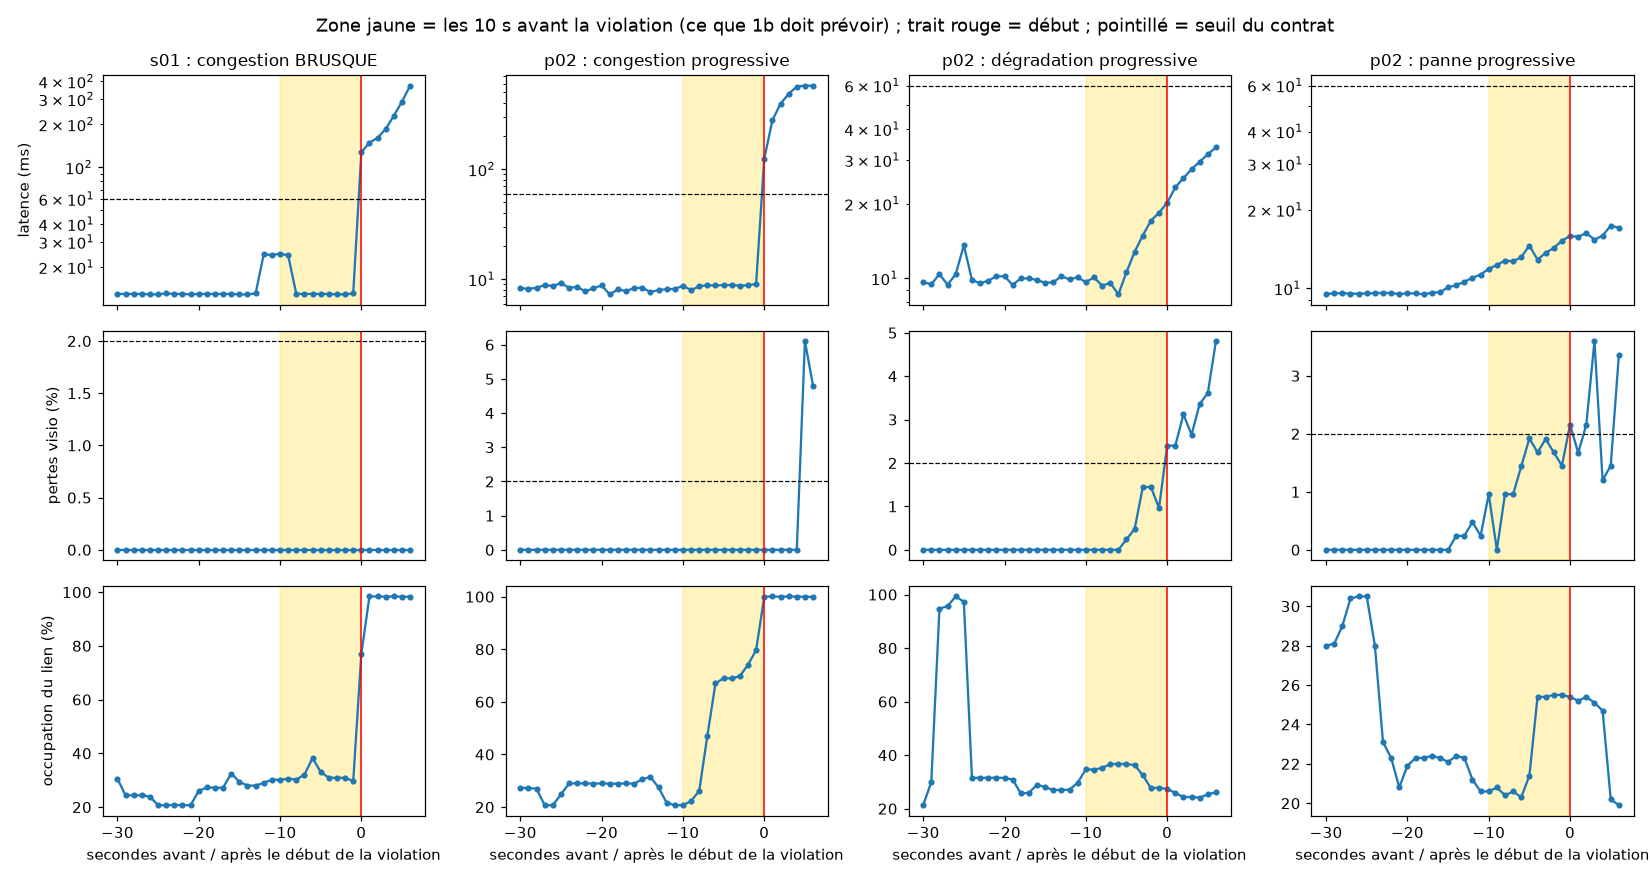

Source code (Python):
import matplotlib.pyplot as plt
import pandas as pd

DOSSIER = str(__import__("pathlib").Path(__file__).resolve().parent.parent / "data" / "processed")
df = pd.read_csv(DOSSIER + "/dataset.csv")
CAS = [("s01", 486, "s01 : congestion BRUSQUE"), ("p02", 378, "p02 : congestion progressive"),
       ("p02", 101, "p02 : dégradation progressive"), ("p02", 529, "p02 : panne progressive")]
MESURES = [("lat_med_ms", "latence (ms)", 60, True), ("visio_pertes_pct", "pertes visio (%)", 2, False),
           ("lien_occup_pct", "occupation du lien (%)", None, False)]

fig, axes = plt.subplots(len(MESURES), len(CAS), figsize=(15, 8), sharex=True)
for j, (session, debut, titre) in enumerate(CAS):
    s = df[(df.session == session) & (df.sec >= debut - 30) & (df.sec <= debut + 6)]
    for i, (col, nom, seuil, log) in enumerate(MESURES):
        ax = axes[i, j]
        ax.plot(s.sec - debut, s[col], color="tab:blue", marker="o", markersize=3)
        ax.axvline(0, color="red", linewidth=1)
        ax.axvspan(-10, 0, color="gold", alpha=0.25)
        if seuil is not None:
            ax.axhline(seuil, linestyle="--", color="black", linewidth=0.8)
        if log:
            ax.set_yscale("log")
        if i == 0:
            ax.set_title(titre, fontsize=11)
        if j == 0:
            ax.set_ylabel(nom)
        if i == len(MESURES) - 1:
            ax.set_xlabel("secondes avant / après le début de la violation")
fig.suptitle("Zone jaune = les 10 s avant la violation (ce que 1b doit prévoir) ; trait rouge = début ; pointillé = seuil du contrat")
plt.tight_layout()
plt.savefig("avant_panne.png", dpi=110)
plt.show()
